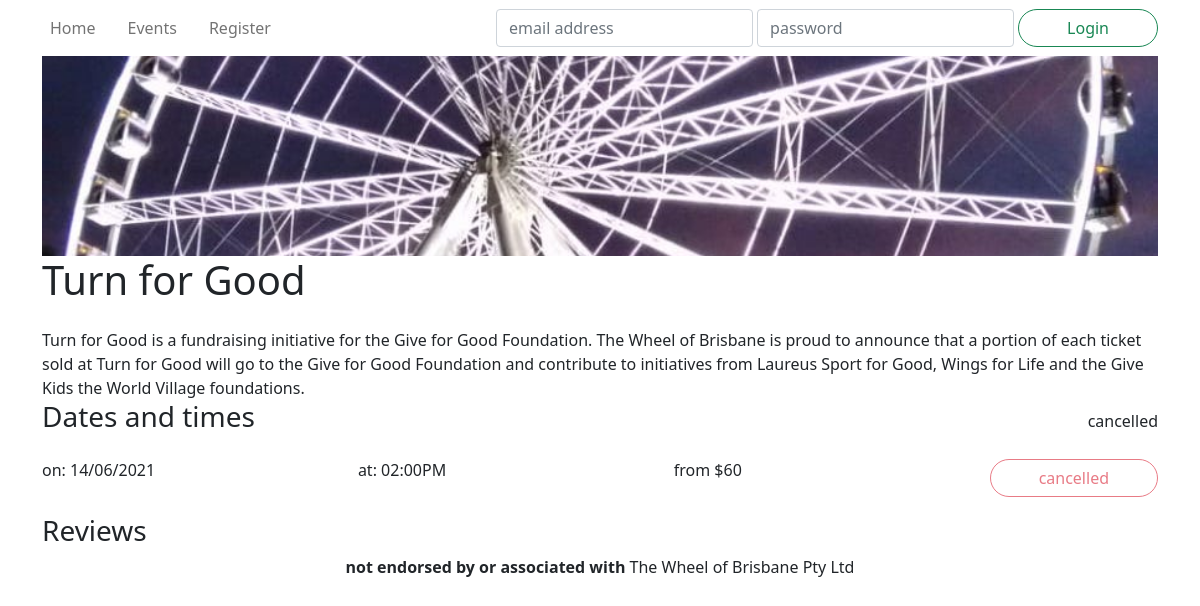
Before: /events/11 with the older database file.
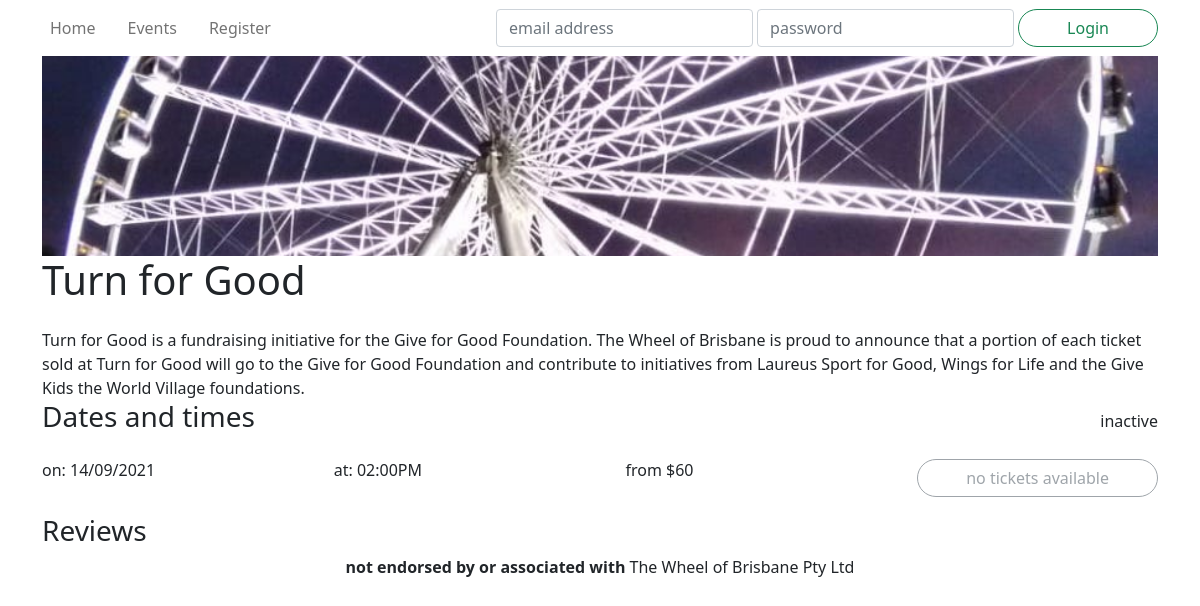
After: the same page with the newer database file.
### wheel/models.py (models this page shows, shortened)
class Event(db.Model):
    __tablename__ = 'events'
    id = db.Column(db.Integer, primary_key=True)
    name = db.Column(db.String(255), nullable=False)
    description = db.Column(db.Text)
    category = db.Column(db.String(40))
    status = db.Column(db.Enum('upcoming', 'inactive', 'cancelled', 'booked out'), nullable=False)
    image = db.Column(db.String(255))
    reviews = db.relationship('Review', backref='event')
    tickets = db.relationship('Ticket', backref='event')
    @staticmethod
    def get(id: int):
        return Event.query.get(id)
    def getFutureTickets(self):
        return list( filter( lambda ticket: ticket.datetime > datetime.now(), self.tickets ) )
    def getAllTicketTimes(self):
        tickets = self.getFutureTickets()
        ticketssortedbytime = sorted(tickets, key=lambda ticket: ticket.datetime.strftime("%I:%M %p"))
        ticketsgroupedbytime = groupby(ticketssortedbytime, key=lambda ticket: ticket.datetime.strftime("%I:%M %p"))
        return [time for time, tickets in ticketsgroupedbytime]
    def getAllTicketsGroupedByDate(self):
        tickets = self.getFutureTickets()
        ticketssortedbydate = sorted(tickets, key=lambda ticket: ticket.datetime)
        ticketsgroupedbydate = groupby(ticketssortedbydate, key=lambda ticket: ticket.datetime.strftime("%d/%m/%Y"))
        return [[date, [time for time in times]] for date, times in ticketsgroupedbydate]
    def getTicketsRange(self):
        tickets = self.getFutureTickets()
        numberOfTickets = len(tickets)
        if numberOfTickets == 0:
            return [numberOfTickets, None, None]
        min_ticket = reduce( lambda x, y: min(x, y, key=lambda ticket: ticket.datetime), tickets )
        max_ticket = reduce( lambda x, y: max(x, y, key=lambda ticket: ticket.datetime), tickets )
        return [numberOfTickets, min_ticket, max_ticket]
    def printTicketsDateRange(self):
        numberOftickets, min_ticket, max_ticket = self.getTicketsRange()
        if numberOftickets == 0:
            return "There are no tickets for this event."
        min = min_ticket.datetime.strftime("%d/%m/%Y")
        max = max_ticket.datetime.strftime("%d/%m/%Y")
        if min == max:
            return f"on: {min}"
        return f"from: {min} until: {max}"
    def printTicketsTimeRange(self):
        numberOftickets, min_ticket, max_ticket = self.getTicketsRange()
        if numberOftickets == 0:
            return "There are no tickets for this event."
        min = min_ticket.datetime.strftime("%I:%M%p")
        max = max_ticket.datetime.strftime("%I:%M%p")
        if numberOftickets == 1:
            return f"at: {min}"
        return f"from: {min} until: {max}"
    def getTicketsPriceFrom(self):
        low_ticket = 100000
        for x in self.tickets:
            if x.price < low_ticket:
                low_ticket = x.price
        if low_ticket == 100000:
            return " "
        low = str(low_ticket)
        return "from $" + low
    def getStatusColour(self):
        return {
            'upcoming': 'success',
            'inactive': 'secondary',
            'booked out': 'secondary',
            'cancelled': 'danger'
        }[self.status]
    def getBookButtonText(self):
        return {
            'upcoming': 'book now',
            'inactive': 'no tickets available',
            'booked out': 'booked out',
            'cancelled': 'cancelled'
        }[self.status]

class Ticket(db.Model):
    __tablename__ = 'tickets'
    id = db.Column(db.Integer, primary_key=True)
    datetime = db.Column(db.DateTime, nullable=False)
    price = db.Column(db.Integer, nullable=False)
    remaining = db.Column(db.Integer, nullable=False)
    event_id = db.Column(db.Integer, db.ForeignKey('events.id'))

### wheel/views.py (the view)
@events.route('/<int:id>')
def view(id):
    event = Event.get(id)
    tickets = event.getFutureTickets()
    times = event.getAllTicketTimes()
    dates = event.getAllTicketsGroupedByDate()
    bookform = BookEventForm()
    reviewform = PostReviewForm() # TODO: create this form
    bookform.event.data = id
    bookform.ticket.choices = list(map( lambda ticket: (ticket.id, f'${ticket.price}'), tickets ))
    return render_template('event.html', event=event, bookform=bookform, times=times, dates=dates)

### wheel/forms.py
class BookEventForm(FlaskForm):
    event = HiddenField('event')
    ticket = RadioField('Tickets', coerce=int, validators=[InputRequired()])
    qty = IntegerField('Number of Gondolas', default=1, validators=[InputRequired()])
    price = IntegerField('Total Price', default=0, validators=[InputRequired()])
    submit = SubmitField("Book now")

class PostReviewForm(FlaskForm):
    submit = SubmitField("Post review")

### wheel/templates/event.html (shortened to what this page needs)
{% extends 'base.html' %}
{% block hero %}
<div id="minihero" style="background-image: url('{{ event.image }}');"></div>
{% endblock %}
{% block title %}{{ event.name }}{% endblock %}
{% block content %}
<section>
    {{ event.description }}
</section>
<section>
    <header class="row mb-3">
        <h3 class="col">Dates and times</h3>
        <span class="col-sm-auto ms-auto my-auto">{{ event.status }}</span>
    </header>
    <div class="row mb-3">
        <div class="col-sm">
            <p class="mb-1">
                {{ event.printTicketsDateRange() }}
            </p>
        </div>
        <div class="col-sm">
            <p class="mb-1">
                {{ event.printTicketsTimeRange() }}
            </p>
        </div>
        <div class="col-sm">
            <p>{{ event.getTicketsPriceFrom() }}</p>
        </div>
        <div class="col-sm-auto my-auto">
            <button type="button" class="btn btn-outline-{{ event.getStatusColour() }} rounded-pill px-5"
                    data-bs-toggle="modal" data-bs-target="#book" {{ "disabled" if event.status != 'upcoming' }}>{{ event.getBookButtonText() }}</button>
        </div>
    </div>
</section>
<section>
    <header><h3>Reviews</h3></header>
</section>
{% endblock %}

Changed rows visible on the page:
changed Event "Turn for Good": status "cancelled" → "inactive"; getBookButtonText "cancelled" → "no tickets available"
changed Ticket "at: 02:00PM": printTicketsDateRange "on: 14/06/2021" → "on: 14/09/2021"
